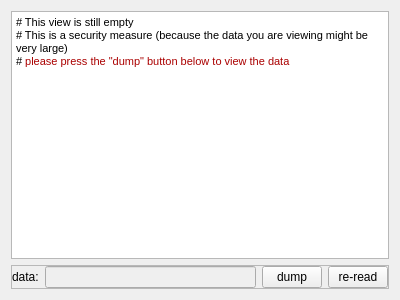
<?xml version="1.0" encoding="UTF-8"?>
<ui version="4.0">
 <class>GeoXTextViewWidget</class>
 <widget class="QWidget" name="GeoXTextViewWidget">
  <property name="geometry">
   <rect>
    <x>0</x>
    <y>0</y>
    <width>400</width>
    <height>300</height>
   </rect>
  </property>
  <property name="windowTitle">
   <string>Form</string>
  </property>
  <layout class="QVBoxLayout" name="verticalLayout">
   <item>
    <widget class="QTextEdit" name="teData">
     <property name="html">
      <string>&lt;!DOCTYPE HTML PUBLIC &quot;-//W3C//DTD HTML 4.0//EN&quot; &quot;http://www.w3.org/TR/REC-html40/strict.dtd&quot;&gt;
&lt;html&gt;&lt;head&gt;&lt;meta name=&quot;qrichtext&quot; content=&quot;1&quot; /&gt;&lt;style type=&quot;text/css&quot;&gt;
p, li { white-space: pre-wrap; }
&lt;/style&gt;&lt;/head&gt;&lt;body style=&quot; font-family:'MS Shell Dlg 2'; font-size:8.25pt; font-weight:400; font-style:normal;&quot;&gt;
&lt;p style=&quot; margin-top:0px; margin-bottom:0px; margin-left:0px; margin-right:0px; -qt-block-indent:0; text-indent:0px;&quot;&gt;# This view is still empty&lt;/p&gt;
&lt;p style=&quot; margin-top:0px; margin-bottom:0px; margin-left:0px; margin-right:0px; -qt-block-indent:0; text-indent:0px;&quot;&gt;# This is a security measure (because the data you are viewing might be very large)&lt;/p&gt;
&lt;p style=&quot; margin-top:0px; margin-bottom:0px; margin-left:0px; margin-right:0px; -qt-block-indent:0; text-indent:0px;&quot;&gt;# &lt;span style=&quot; color:#aa0000;&quot;&gt;please press the &amp;quot;dump&amp;quot; button below to view the data&lt;/span&gt;&lt;/p&gt;&lt;/body&gt;&lt;/html&gt;</string>
     </property>
    </widget>
   </item>
   <item>
    <widget class="QFrame" name="frame">
     <property name="frameShape">
      <enum>QFrame::StyledPanel</enum>
     </property>
     <property name="frameShadow">
      <enum>QFrame::Raised</enum>
     </property>
     <layout class="QGridLayout" name="gridLayout">
      <property name="leftMargin">
       <number>0</number>
      </property>
      <property name="topMargin">
       <number>0</number>
      </property>
      <property name="rightMargin">
       <number>0</number>
      </property>
      <property name="bottomMargin">
       <number>0</number>
      </property>
      <item row="0" column="4">
       <widget class="QPushButton" name="pbDump">
        <property name="sizePolicy">
         <sizepolicy hsizetype="Minimum" vsizetype="Fixed">
          <horstretch>0</horstretch>
          <verstretch>0</verstretch>
         </sizepolicy>
        </property>
        <property name="minimumSize">
         <size>
          <width>0</width>
          <height>0</height>
         </size>
        </property>
        <property name="maximumSize">
         <size>
          <width>60</width>
          <height>16777215</height>
         </size>
        </property>
        <property name="toolTip">
         <string>Clear the text editor and write the content of the data object to the text buffer.</string>
        </property>
        <property name="text">
         <string>dump</string>
        </property>
       </widget>
      </item>
      <item row="0" column="3">
       <widget class="QLineEdit" name="leDataName">
        <property name="enabled">
         <bool>false</bool>
        </property>
       </widget>
      </item>
      <item row="0" column="2">
       <widget class="QLabel" name="label">
        <property name="text">
         <string>data:</string>
        </property>
       </widget>
      </item>
      <item row="0" column="5">
       <widget class="QPushButton" name="pbReRead">
        <property name="maximumSize">
         <size>
          <width>60</width>
          <height>16777215</height>
         </size>
        </property>
        <property name="toolTip">
         <string>Parse the content of the text buffer and replace the selected data object with the result.</string>
        </property>
        <property name="text">
         <string>re-read</string>
        </property>
       </widget>
      </item>
     </layout>
    </widget>
   </item>
  </layout>
 </widget>
 <resources/>
 <connections/>
</ui>
